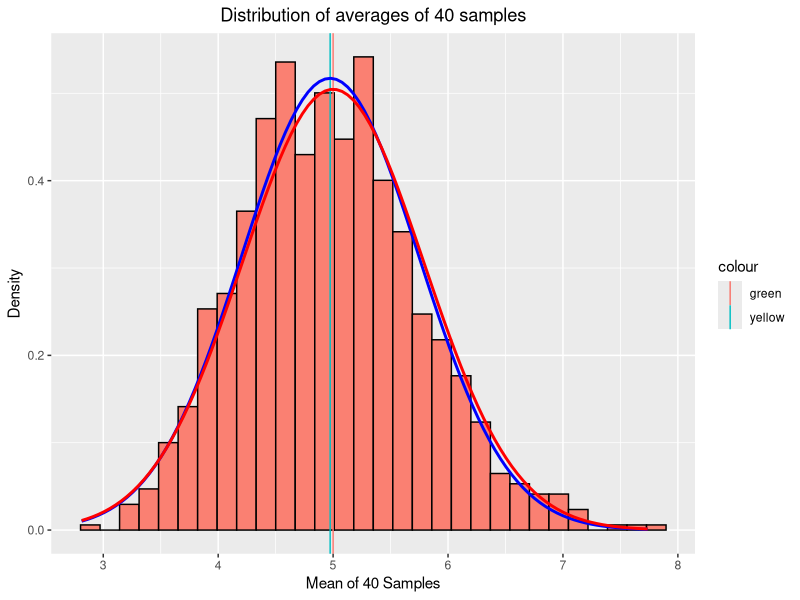

Here is the R script that generated this plot:
## ---- chunk 1
knitr::opts_chunk$set(echo = TRUE)
## ---- chunk 2
library(ggplot2)
library(data.table)
## ---- chunk 3
n <- 40 ## sample size, number of exponentials
nosim <- 1000 ## number of simulations
lambda <- 0.2 ## rate parameter
set.seed(1234) ## seed value for reproducibility
mu <- 1/lambda ## mean of exponential distribution
sigma <- 1/lambda ## standard deviation of exponential distribution
se <- sigma/sqrt(n) ## standard error
## ---- chunk 4
simMeans <- apply(matrix(rexp(nosim * n, lambda), nosim), 1, mean)
## ---- chunk 5
sampleMean <- mean(simMeans)
sampleMean
## ---- chunk 6
theoryMean <- 1/lambda
theoryMean
## ---- chunk 7
sampleVar <- var(simMeans)
sampleVar
## ---- chunk 8
theoryVar <- sigma^2/n
theoryVar
## ---- chunk 9
sampleSD <- sd(simMeans)
theorySD <- sigma/sqrt(n)
## ---- chunk 10
cat("Sample Std. deviation is: ", sampleSD)
cat("Theoretical Std. deviation is: ", theorySD)
## ---- chunk 11
plotdata <- data.frame(simMeans)
g <- ggplot(plotdata, aes(x = simMeans))
g <- g + geom_histogram(aes(y = ..density..), colour = "black", fill = "salmon")
g <- g + labs(title = "Distribution of averages of 40 samples", x = "Mean of 40 Samples", y = "Density")
g <- g + geom_vline(aes(xintercept = sampleMean, colour = "yellow"))
g <- g + geom_vline(aes(xintercept = theoryMean, colour = "green"))
g <- g + stat_function(fun = dnorm, args = list(mean = sampleMean, sd = sampleSD), colour = "blue", size = 1.0)
g <- g + stat_function(fun = dnorm, args = list(mean = theoryMean, sd = theorySD), colour = "red", size = 1.0)
g <- g + theme(plot.title = element_text(hjust = 0.5))
g
## ---- chunk 12
sampleCI <- round (mean(simMeans) + c(-1,1) * qnorm(.975) * sd(simMeans) / sqrt(n),3)
sampleCI
## ---- chunk 13
theoryCI <- theoryMean + c(-1,1) * qnorm(.975) * sqrt(theoryVar)/sqrt(n)
theoryCI
